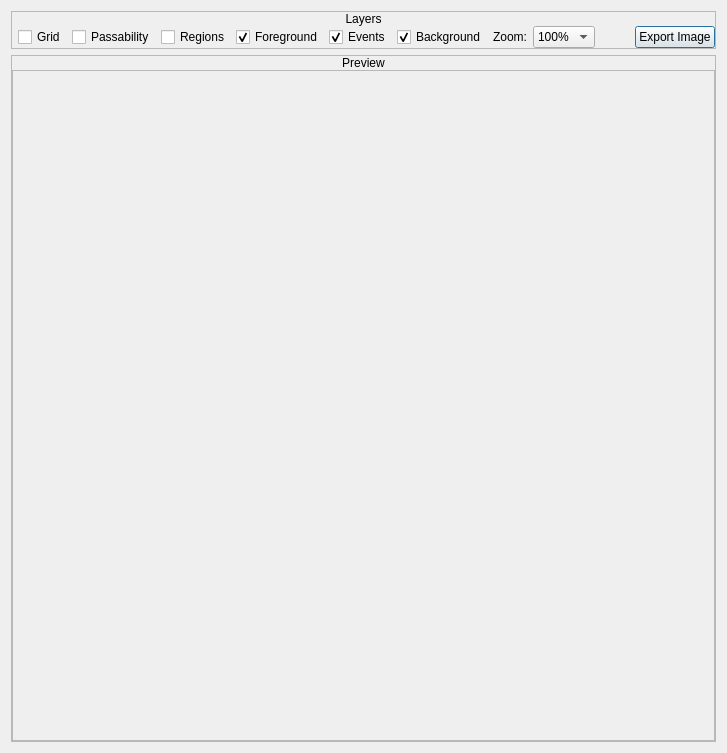
<?xml version="1.0" encoding="UTF-8"?>
<ui version="4.0">
 <class>PreviewMap</class>
 <widget class="QDialog" name="PreviewMap">
  <property name="geometry">
   <rect>
    <x>0</x>
    <y>0</y>
    <width>727</width>
    <height>753</height>
   </rect>
  </property>
  <property name="windowTitle">
   <string>Preview Map</string>
  </property>
  <property name="styleSheet">
   <string notr="true">.QFrame
{
	border: 1px solid palette(text);
}

.QFrame&gt;QLabel
{
	background-color: palette(text);
	color: palette(window);
}</string>
  </property>
  <layout class="QVBoxLayout" name="verticalLayout">
   <item>
    <widget class="QFrame" name="frame">
     <property name="frameShape">
      <enum>QFrame::StyledPanel</enum>
     </property>
     <property name="frameShadow">
      <enum>QFrame::Raised</enum>
     </property>
     <layout class="QVBoxLayout" name="verticalLayout_2">
      <property name="spacing">
       <number>0</number>
      </property>
      <property name="leftMargin">
       <number>0</number>
      </property>
      <property name="topMargin">
       <number>0</number>
      </property>
      <property name="rightMargin">
       <number>0</number>
      </property>
      <property name="bottomMargin">
       <number>0</number>
      </property>
      <item>
       <widget class="QLabel" name="label">
        <property name="sizePolicy">
         <sizepolicy hsizetype="Preferred" vsizetype="Fixed">
          <horstretch>0</horstretch>
          <verstretch>0</verstretch>
         </sizepolicy>
        </property>
        <property name="text">
         <string>Layers</string>
        </property>
        <property name="alignment">
         <set>Qt::AlignCenter</set>
        </property>
       </widget>
      </item>
      <item>
       <widget class="QWidget" name="widget" native="true">
        <property name="styleSheet">
         <string notr="true">QCheckBox::indicator
{
	image: url(:/icons/visible_no.png);
}

QCheckBox::indicator:checked
{
	image: url(:/icons/visible_yes.png);
}</string>
        </property>
        <layout class="QHBoxLayout" name="horizontalLayout">
         <property name="spacing">
          <number>6</number>
         </property>
         <property name="leftMargin">
          <number>6</number>
         </property>
         <property name="topMargin">
          <number>0</number>
         </property>
         <property name="rightMargin">
          <number>0</number>
         </property>
         <property name="bottomMargin">
          <number>0</number>
         </property>
         <item>
          <widget class="QCheckBox" name="chkGrid">
           <property name="sizePolicy">
            <sizepolicy hsizetype="Fixed" vsizetype="Fixed">
             <horstretch>0</horstretch>
             <verstretch>0</verstretch>
            </sizepolicy>
           </property>
           <property name="text">
            <string>Grid</string>
           </property>
          </widget>
         </item>
         <item>
          <widget class="QCheckBox" name="chkPassability">
           <property name="sizePolicy">
            <sizepolicy hsizetype="Fixed" vsizetype="Fixed">
             <horstretch>0</horstretch>
             <verstretch>0</verstretch>
            </sizepolicy>
           </property>
           <property name="text">
            <string>Passability</string>
           </property>
          </widget>
         </item>
         <item>
          <widget class="QCheckBox" name="chkRegions">
           <property name="sizePolicy">
            <sizepolicy hsizetype="Fixed" vsizetype="Fixed">
             <horstretch>0</horstretch>
             <verstretch>0</verstretch>
            </sizepolicy>
           </property>
           <property name="text">
            <string>Regions</string>
           </property>
          </widget>
         </item>
         <item>
          <widget class="QCheckBox" name="chkForeground">
           <property name="sizePolicy">
            <sizepolicy hsizetype="Fixed" vsizetype="Fixed">
             <horstretch>0</horstretch>
             <verstretch>0</verstretch>
            </sizepolicy>
           </property>
           <property name="text">
            <string>Foreground</string>
           </property>
           <property name="checked">
            <bool>true</bool>
           </property>
          </widget>
         </item>
         <item>
          <widget class="QCheckBox" name="chkEvents">
           <property name="sizePolicy">
            <sizepolicy hsizetype="Fixed" vsizetype="Fixed">
             <horstretch>0</horstretch>
             <verstretch>0</verstretch>
            </sizepolicy>
           </property>
           <property name="text">
            <string>Events</string>
           </property>
           <property name="checked">
            <bool>true</bool>
           </property>
          </widget>
         </item>
         <item>
          <widget class="QCheckBox" name="chkBackground">
           <property name="sizePolicy">
            <sizepolicy hsizetype="Fixed" vsizetype="Fixed">
             <horstretch>0</horstretch>
             <verstretch>0</verstretch>
            </sizepolicy>
           </property>
           <property name="text">
            <string>Background</string>
           </property>
           <property name="checked">
            <bool>true</bool>
           </property>
          </widget>
         </item>
         <item>
          <widget class="QLabel" name="label_2">
           <property name="text">
            <string>Zoom:</string>
           </property>
          </widget>
         </item>
         <item>
          <widget class="QComboBox" name="optZoom">
           <property name="currentIndex">
            <number>2</number>
           </property>
           <item>
            <property name="text">
             <string>25%</string>
            </property>
           </item>
           <item>
            <property name="text">
             <string>50%</string>
            </property>
           </item>
           <item>
            <property name="text">
             <string>100%</string>
            </property>
           </item>
           <item>
            <property name="text">
             <string>200%</string>
            </property>
           </item>
           <item>
            <property name="text">
             <string>400%</string>
            </property>
           </item>
          </widget>
         </item>
         <item>
          <widget class="QWidget" name="widget_2" native="true"/>
         </item>
         <item>
          <widget class="QPushButton" name="btnExportImage">
           <property name="text">
            <string>Export Image</string>
           </property>
          </widget>
         </item>
        </layout>
       </widget>
      </item>
     </layout>
    </widget>
   </item>
   <item>
    <widget class="QFrame" name="frmMapView">
     <property name="frameShape">
      <enum>QFrame::StyledPanel</enum>
     </property>
     <property name="frameShadow">
      <enum>QFrame::Raised</enum>
     </property>
     <layout class="QVBoxLayout" name="verticalLayout_5">
      <property name="spacing">
       <number>0</number>
      </property>
      <property name="leftMargin">
       <number>0</number>
      </property>
      <property name="topMargin">
       <number>0</number>
      </property>
      <property name="rightMargin">
       <number>0</number>
      </property>
      <property name="bottomMargin">
       <number>0</number>
      </property>
      <item>
       <widget class="QLabel" name="label_4">
        <property name="sizePolicy">
         <sizepolicy hsizetype="Preferred" vsizetype="Fixed">
          <horstretch>0</horstretch>
          <verstretch>0</verstretch>
         </sizepolicy>
        </property>
        <property name="text">
         <string>Preview</string>
        </property>
        <property name="alignment">
         <set>Qt::AlignCenter</set>
        </property>
       </widget>
      </item>
      <item>
       <widget class="QWidget" name="widget_6" native="true">
        <layout class="QVBoxLayout" name="verticalLayout_6">
         <property name="spacing">
          <number>0</number>
         </property>
         <property name="leftMargin">
          <number>0</number>
         </property>
         <property name="topMargin">
          <number>0</number>
         </property>
         <property name="rightMargin">
          <number>0</number>
         </property>
         <property name="bottomMargin">
          <number>0</number>
         </property>
         <item>
          <widget class="QScrollArea" name="panMapArea">
           <property name="widgetResizable">
            <bool>true</bool>
           </property>
           <property name="alignment">
            <set>Qt::AlignCenter</set>
           </property>
           <widget class="QWidget" name="scrollAreaWidgetContents">
            <property name="geometry">
             <rect>
              <x>0</x>
              <y>0</y>
              <width>705</width>
              <height>664</height>
             </rect>
            </property>
            <layout class="QHBoxLayout" name="horizontalLayout_5">
             <property name="spacing">
              <number>0</number>
             </property>
             <property name="leftMargin">
              <number>0</number>
             </property>
             <property name="topMargin">
              <number>0</number>
             </property>
             <property name="rightMargin">
              <number>0</number>
             </property>
             <property name="bottomMargin">
              <number>0</number>
             </property>
             <item>
              <widget class="ImageView" name="imgMapView">
               <property name="minimumSize">
                <size>
                 <width>256</width>
                 <height>256</height>
                </size>
               </property>
               <property name="maximumSize">
                <size>
                 <width>256</width>
                 <height>256</height>
                </size>
               </property>
               <property name="styleSheet">
                <string notr="true">background-image: url(:/icons/bg.png);</string>
               </property>
               <property name="text">
                <string/>
               </property>
              </widget>
             </item>
            </layout>
           </widget>
          </widget>
         </item>
        </layout>
       </widget>
      </item>
     </layout>
    </widget>
   </item>
  </layout>
 </widget>
 <customwidgets>
  <customwidget>
   <class>ImageView</class>
   <extends>QLabel</extends>
   <header>imageview.h</header>
  </customwidget>
 </customwidgets>
 <resources>
  <include location="icons.qrc"/>
 </resources>
 <connections/>
</ui>
